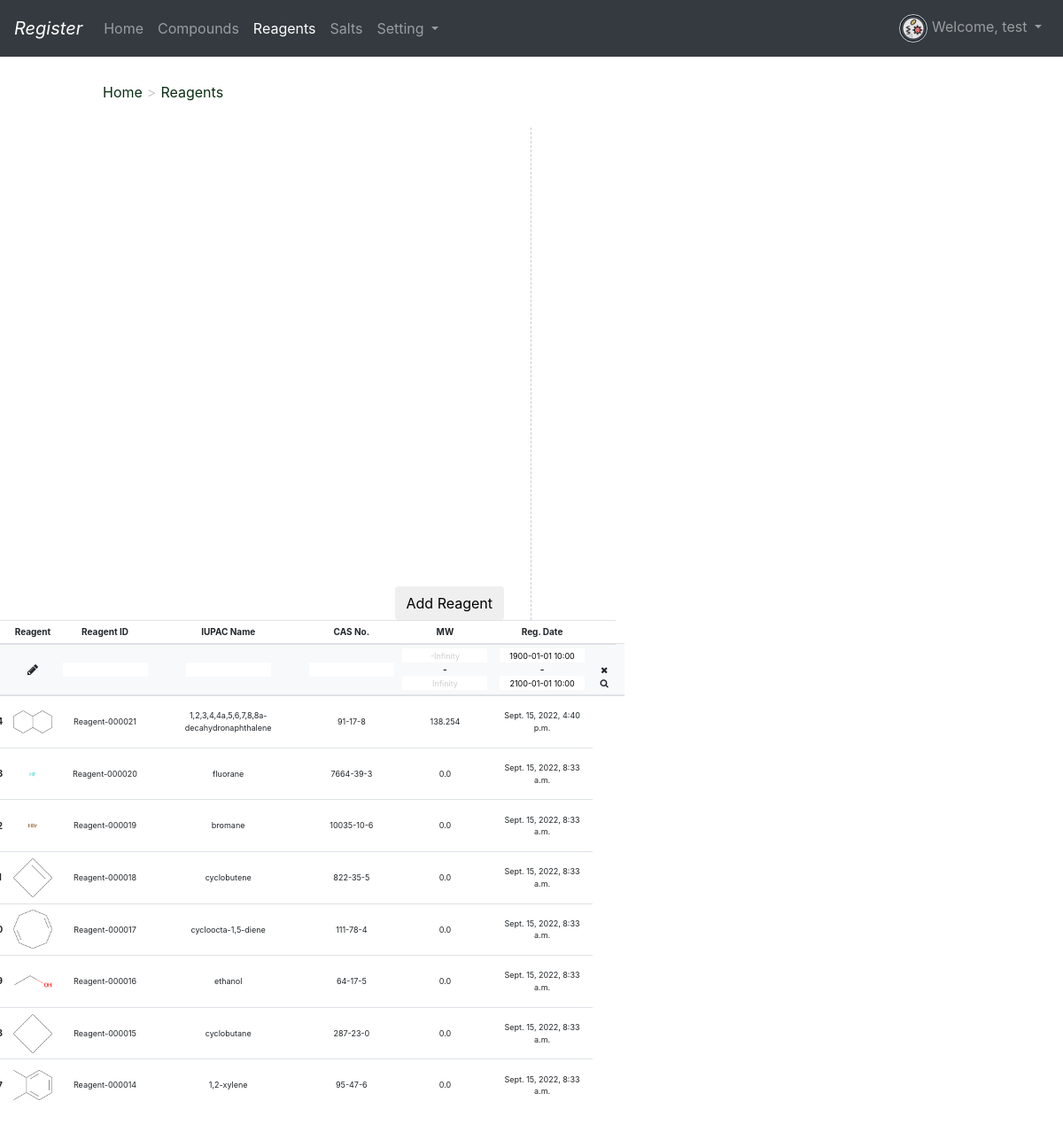
/reagentlist/ (signed in), run on the app's committed database.
### user/models.py (models this page shows)
class UsersInfo(models.Model):
    username = models.CharField(max_length=20)
    firstname = models.CharField(max_length=50,default='')
    lastname = models.CharField(max_length=50,default='')
    password = models.CharField(max_length=1000)
    age=models.IntegerField(default=0)
    email=models.EmailField(default='')
    badge=models.IntegerField(default=0)
    phone_number=models.IntegerField(default=0)
    register_time = models.DateField(null=True,auto_now_add=True)
    status = models.CharField(max_length=50,default='')
    role = models.CharField(max_length=50, default='')
    avatar_file_path = models.CharField(max_length=500,default='')

### mol_registration/models.py (models this page shows)
class reagents(models.Model):
    reagentid = models.CharField(max_length=50)
    name = models.CharField(max_length=200)
    cas_no = models.CharField(max_length=100)
    smiles = models.CharField(max_length=1000)
    reagent_img_path = models.CharField(max_length=500)
    registration_time = models.DateTimeField(blank=True)
    MW = models.FloatField(default=0)

### mol_registration/views.py (the view, shortened to what this page needs)
# urls.py: path('reagentlist/', mol_registration_view.reagentlist),
def reagentlist(request):
    if request.session.get('is_login'):
        username = request.session.get('username')
        user_info = UsersInfo.objects.get(username=username)
        if request.method == 'GET':
            sub_reagent_smiles_s = request.GET.get('sub_reagent_smiles')
            reagent_list = []
            if not sub_reagent_smiles_s:
                sub_reagent_smiles_s = ''
                reagents_all = reagents.objects.all()
                for reagent in reagents_all:
                    reagent_list.append(reagent.smiles)
            else:
                reagents_all = reagents.objects.all()
                for reagent in reagents_all:
                    m = Chem.MolFromSmiles(reagent.smiles)
                    if m.HasSubstructMatch(Chem.MolFromSmiles(sub_reagent_smiles_s)):
                        reagent_list.append(reagent.smiles)
            sub_reagent_id_s = request.GET.get('sub_reagent_id')
            if not sub_reagent_id_s:
                sub_reagent_id_s = ''
            sub_reagent_iupac_name_s= request.GET.get('sub_reagent_iupac_name')
            if not sub_reagent_iupac_name_s:
                sub_reagent_iupac_name_s = ''
            sub_reagent_cas_no_s = request.GET.get('sub_reagent_cas_no')
            if not sub_reagent_cas_no_s:
                sub_reagent_cas_no_s = ''
            sub_mws_s = request.GET.get('mws')
            if not sub_mws_s:
                sub_mws_s = '-Infinity'
            sub_mwl_s = request.GET.get('mwl')
            if not sub_mwl_s:
                sub_mwl_s = 'Infinity'
            registration_times_s = request.GET.get('registration_times_s')
            if not registration_times_s:
                registration_times_s = '1900-01-01 10:00'
            registration_timel_s = request.GET.get('registration_timel_s')
            if not registration_timel_s:
                registration_timel_s = '2100-01-01 10:00'
            reagent_query_set_ori = reagents.objects \
                .filter(smiles__in = reagent_list)\
                .filter(reagentid__icontains=sub_reagent_id_s) \
                .filter(name__icontains=sub_reagent_iupac_name_s) \
                .filter(cas_no__icontains=sub_reagent_cas_no_s)\
                .filter(MW__gte=sub_mws_s).filter(MW__lte=sub_mwl_s) \
                .filter(registration_time__gte=registration_times_s).filter(registration_time__lte=registration_timel_s)
            reagent_list = reagent_query_set_ori.order_by('-reagentid')
            return render(request, 'reagentlist.html', locals())
    else:
        return redirect('/login/')

### register/template/reagentlist.html (shortened to what this page needs)
{% extends "base.html" %}
{% block mainbody %}
<nav class="navbar navbar-expand-lg navbar-dark bg-dark">
    <a class="navbar-brand" href="/index/"><i>Register</i></a>
  <div class="collapse navbar-collapse" id="navbarSupportedContent">
    <ul class="navbar-nav mr-auto">
      <li class="nav-item">
        <a class="nav-link" href="/index/">Home <span class="sr-only">(current)</span></a>
      </li>
      <li class="nav-item">
        <a class="nav-link" href="/compoundlist">Compounds</a>
      </li>
      <li class="nav-item active">
        <a class="nav-link" href="/reagentlist">Reagents</a>
      </li>
      <li class="nav-item">
        <a class="nav-link" href="/saltlist">Salts</a>
      </li>
      <li class="nav-item dropdown">
        <a class="nav-link dropdown-toggle" href="#" id="navbarDropdown" role="button" data-toggle="dropdown" aria-haspopup="true" aria-expanded="false">
          Setting
        </a>
      </li>
    </ul>
    <ul class="navbar-nav">
      <li class="nav-item dropdown">
        <a class="nav-link dropdown-toggle" href="#" id="navbarDropdown" role="button" data-toggle="dropdown" aria-haspopup="true" aria-expanded="false">
            <img src="{{ user_info.avatar_file_path }}"  style="wdith:2rem;height:2rem;border-radius: 50%;border:1px solid #cccccc">
            Welcome, {{ username }}
        </a>
      </li>
    </ul>
  </div>
</nav>
<nav aria-label="breadcrumb" class="offset-1 mt-3">
  <ol class="breadcrumb">
    <li><a style="text-decoration: none" class='breada' href="/index/">Home</a></li>
    <li><a style="text-decoration: none" class='breada' href="">Reagents</a></li>
  </ol>
</nav>
<div class="row mt-3">
    <div class="col-lg-5 offset-1" style="border-right: 1px dashed #cccccc">
            <iframe id="ifKetcher" src="/static/ketcher/index.html?moll={{ reagent_smiles }}&hiddenControls=help,about,custom templates" width="720" height="560"
            style="border: none;-ms-zoom: 0.85;
                -moz-transform: scale(0.85);
                -moz-transform-origin: 0 0;
                -o-transform: scale(0.85);
                -o-transform-origin: 0 0;
                -webkit-transform: scale(0.85);
                -webkit-transform-origin: 0 0; ">
            </iframe>
            <div class="col-lg-12" style="text-align: right;margin-top: -4em">
                <form class="search-form" id ='submit_reagentsmiles' action = '/reagentlist/' method = 'POST'>
                    <button onclick="getifKetcher('ifKetcher');" type="button" class="btn">Add Reagent</button>
                </form>
            </div>
    </div>
    <div  style="overflow-y:scroll;overflow-x:hidden;height:550px;width: 45em">
      <table class="table table-hover table-sm col-8 text-center" >
          <thead>
            <tr>
              <th scope="col">#</th>
              <th scope="col">Reagent</th>
              <th scope="col">Reagent ID</th>
              <th scope="col">IUPAC Name</th>
              <th scope="col">CAS No.</th>
              <th scope="col">MW</th>
              <th scope="col">Reg. Date</th>
              <th scope="col"></th>
            </tr>
            <tr style="background-color: #f8f9fa">
                 <th></th>
                <th style="vertical-align: middle"><a style="cursor: pointer" class="btn-sm" data-toggle="modal" data-target=".bd-example-modal-lg"><i class="fa fa-pencil"></i></a>
                </th>
                <th style="vertical-align: middle"><input type="text" id="reagent_id" value="{{ sub_reagent_id_s }}"></th>
                <th style="vertical-align: middle"><input type="text" id="reagent_iupac_name" value="{{ sub_reagent_iupac_name_s }}"></th>
                <th style="vertical-align: middle"><input type="text" id="reagent_cas_no" value="{{ sub_reagent_cas_no_s }}"></th>
                <th>
                    <input id="mws" style= 'color: #cdcdcd' value="{{ sub_mws_s }}" placeholder="min" value=-Infinity onfocus="javascript:if(this.value==-Infinity)this.value=''" onblur="javascript:if(this.value=='')this.value=-Infinity">
                    <br>-<br>
                    <input id="mwl" style= 'color: #cdcdcd' value="{{ sub_mwl_s }}" placeholder="max" value=Infinity  onfocus="javascript:if(this.value==Infinity)this.value=''" onblur="javascript:if(this.value=='')this.value=Infinity">
                </th>
                    <th>
                    <input id="registration_times" value="{{ registration_times_s }}" type='datetime'  value="2022-01-01 10:00">
                        <br>-<br>
                    <input id="registration_timel" value="{{ registration_timel_s }}" type='datetime'  value="2032-01-01 10:00">
                </th>
                <th>
                    <a style="cursor: pointer" onclick=window.location.href="/reagentlist/"><i class="fa fa-remove"></i></a>
                    <a style="cursor: pointer" onclick="goto_searchreagent()"><i class="fa fa-search"></i></a>
                <th>
            </tr>
          </thead>
          <tbody>
          {% for reagent in reagent_list %}
            <tr>
              <th  style="vertical-align: middle" scope="row">{{ reagent.id }}</th>
              <td style="vertical-align: middle"><img src="{{ reagent.reagent_img_path }}"  style="wdith:3rem;height:3rem;"></td>
              <td style="vertical-align: middle">{{ reagent.reagentid }}</td>
              <td style="vertical-align: middle">{{ reagent.name }}</td>
              <td style="vertical-align: middle">{{ reagent.cas_no }}</td>
              <td style="vertical-align: middle">{{ reagent.MW }}</td>
              <td style="vertical-align: middle">{{ reagent.registration_time }}</td>
            </tr>
          {% endfor %}
          </tbody>
      </table>
    </div>
</div>
{% endblock %}

### register/template/reagentlist.html (style rules this page uses)
.table tr th { font-size: 10px; outline: none; text-align: center; }
.table tr td { font-size: 9px; outline: none; text-align: center; }
.table tr th input { width: 6rem; height: 1rem; border-radius: 1px; border: none; font-size: 9px; outline: none; text-align: center; }
.breadcrumb > li + li:before { color: #cccccc; content: ">"; padding: 0 5px; background-color: #fff; }
.breada { color:#0b2e13; text-decoration: none; ; }
.breadcrumb { background-color: #fff; }

### data on the page
UsersInfo: avatar_file_path (picture), username "test"
reagents: reagent_img_path (picture), reagentid "Reagent-000021", name "1,2,3,4,4a,5,6,7,8,8a-decahydronaphthalene", cas_no "91-17-8", MW "138.254", registration_time "Sept. 15, 2022, 4:40 p.m."
reagents: reagent_img_path (picture), reagentid "Reagent-000020", name "fluorane", cas_no "7664-39-3", MW "0.0", registration_time "Sept. 15, 2022, 8:33 a.m."
reagents: reagent_img_path (picture), reagentid "Reagent-000019", name "bromane", cas_no "10035-10-6", MW "0.0", registration_time "Sept. 15, 2022, 8:33 a.m."
reagents: reagent_img_path (picture), reagentid "Reagent-000018", name "cyclobutene", cas_no "822-35-5", MW "0.0", registration_time "Sept. 15, 2022, 8:33 a.m."
reagents: reagent_img_path (picture), reagentid "Reagent-000017", name "cycloocta-1,5-diene", cas_no "111-78-4", MW "0.0", registration_time "Sept. 15, 2022, 8:33 a.m."
reagents: reagent_img_path (picture), reagentid "Reagent-000016", name "ethanol", cas_no "64-17-5", MW "0.0", registration_time "Sept. 15, 2022, 8:33 a.m."
reagents: reagent_img_path (picture), reagentid "Reagent-000015", name "cyclobutane", cas_no "287-23-0", MW "0.0", registration_time "Sept. 15, 2022, 8:33 a.m."
reagents: reagent_img_path (picture), reagentid "Reagent-000014", name "1,2-xylene", cas_no "95-47-6", MW "0.0", registration_time "Sept. 15, 2022, 8:33 a.m."
